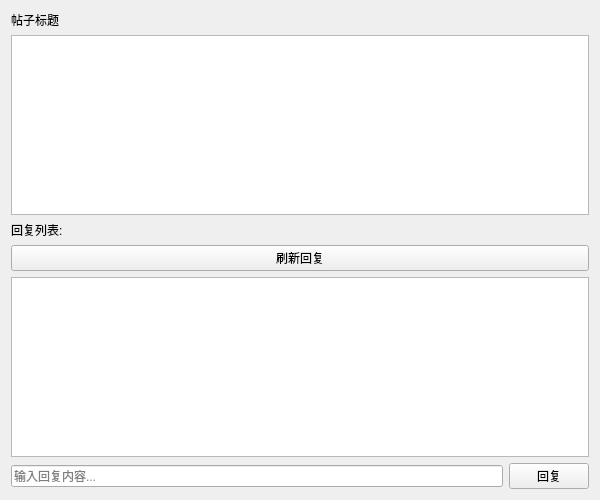
<?xml version="1.0" encoding="UTF-8"?>
<ui version="4.0">
 <class>PostDetail</class>
 <widget class="QWidget" name="PostDetail">
  <property name="geometry">
   <rect>
    <x>0</x>
    <y>0</y>
    <width>600</width>
    <height>500</height>
   </rect>
  </property>
  <property name="windowTitle">
   <string>帖子详情</string>
  </property>
  <layout class="QVBoxLayout" name="verticalLayout">
   <item>
    <widget class="QLabel" name="titleLabel">
     <property name="text">
      <string>帖子标题</string>
     </property>
    </widget>
   </item>
   <item>
    <widget class="QTextEdit" name="contentTextEdit">
     <property name="readOnly">
      <bool>true</bool>
     </property>
    </widget>
   </item>
   <item>
    <widget class="QLabel" name="repliesLabel">
     <property name="text">
      <string>回复列表:</string>
     </property>
    </widget>
   </item>
   <item>
    <widget class="QPushButton" name="refreshRepliesButton">
     <property name="text">
      <string>刷新回复</string>
     </property>
    </widget>
   </item>
   <item>
    <widget class="QTextEdit" name="repliesTextEdit">
     <property name="readOnly">
      <bool>true</bool>
     </property>
    </widget>
   </item>
   <item>
    <layout class="QHBoxLayout" name="replyLayout">
     <item>
      <widget class="QLineEdit" name="replyLineEdit">
       <property name="placeholderText">
        <string>输入回复内容...</string>
       </property>
      </widget>
     </item>
     <item>
      <widget class="QPushButton" name="replyButton">
       <property name="text">
        <string>回复</string>
       </property>
      </widget>
     </item>
    </layout>
   </item>
  </layout>
 </widget>
 <resources/>
 <connections/>
</ui>
